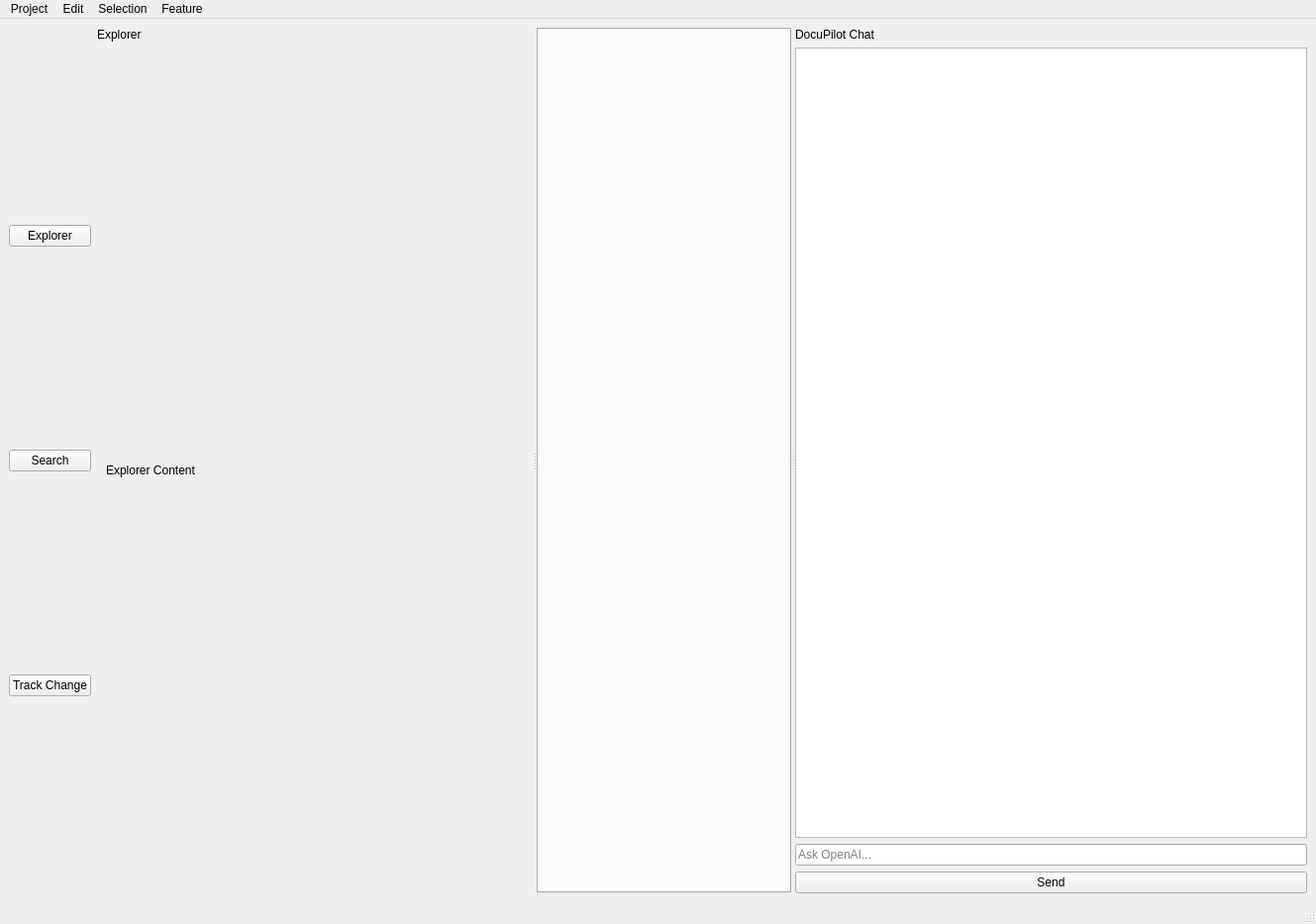
<?xml version="1.0" encoding="UTF-8"?>
<ui version="4.0">
 <class>MainWindow</class>
 <widget class="QMainWindow" name="MainWindow">
  <property name="geometry">
   <rect>
    <x>0</x>
    <y>0</y>
    <width>1329</width>
    <height>933</height>
   </rect>
  </property>
  <property name="windowTitle">
   <string>MainWindow</string>
  </property>
  <widget class="QWidget" name="centralwidget">
   <layout class="QVBoxLayout" name="centralLayout">
    <item>
     <widget class="QSplitter" name="mainSplitter">
      <property name="orientation">
       <enum>Qt::Horizontal</enum>
      </property>
      <widget class="QWidget" name="leftPanel">
       <layout class="QHBoxLayout" name="leftLayout">
        <item>
         <layout class="QVBoxLayout" name="buttonLayout">
          <item>
           <widget class="QPushButton" name="ExplorerButtonVMenu">
            <property name="text">
             <string>Explorer</string>
            </property>
           </widget>
          </item>
          <item>
           <widget class="QPushButton" name="SearchButtonVMenu">
            <property name="text">
             <string>Search</string>
            </property>
           </widget>
          </item>
          <item>
           <widget class="QPushButton" name="TrackChangeVMenu">
            <property name="text">
             <string>Track Change</string>
            </property>
           </widget>
          </item>
         </layout>
        </item>
        <item>
         <layout class="QVBoxLayout" name="dynamicContentLayout">
          <item>
           <widget class="QLabel" name="ContextLabel">
            <property name="text">
             <string>Explorer</string>
            </property>
           </widget>
          </item>
          <item>
           <widget class="QStackedWidget" name="ContextStack">
            <widget class="QWidget" name="ExplorerPage">
             <layout class="QVBoxLayout" name="ExplorerLayout">
              <item>
               <widget class="QLabel" name="ExplorerContent">
                <property name="text">
                 <string>Explorer Content</string>
                </property>
               </widget>
              </item>
             </layout>
            </widget>
            <widget class="QWidget" name="SearchPage">
             <layout class="QVBoxLayout" name="SearchLayout">
              <item>
               <widget class="QLabel" name="SearchContent">
                <property name="text">
                 <string>Search and Replace Content</string>
                </property>
               </widget>
              </item>
              <item>
               <widget class="QLineEdit" name="SearchInput">
                <property name="placeholderText">
                 <string>Search...</string>
                </property>
               </widget>
              </item>
              <item>
               <widget class="QLineEdit" name="ReplaceInput">
                <property name="placeholderText">
                 <string>Replace...</string>
                </property>
               </widget>
              </item>
              <item>
               <widget class="QPushButton" name="ReplaceButton">
                <property name="text">
                 <string>Replace</string>
                </property>
               </widget>
              </item>
             </layout>
            </widget>
           </widget>
          </item>
         </layout>
        </item>
       </layout>
      </widget>
      <widget class="QWidget" name="editorPanel">
       <layout class="QVBoxLayout" name="editorLayout">
        <item>
         <widget class="QTabWidget" name="editorTabWidget"/>
        </item>
       </layout>
      </widget>
      <widget class="QWidget" name="chatPanel">
       <layout class="QVBoxLayout" name="chatLayout">
        <item>
         <widget class="QLabel" name="ChatLabel">
          <property name="text">
           <string>DocuPilot Chat</string>
          </property>
         </widget>
        </item>
        <item>
         <widget class="QTextEdit" name="ChatResponse">
          <property name="readOnly">
           <bool>true</bool>
          </property>
         </widget>
        </item>
        <item>
         <widget class="QLineEdit" name="ChatInput">
          <property name="placeholderText">
           <string>Ask OpenAI...</string>
          </property>
         </widget>
        </item>
        <item>
         <widget class="QPushButton" name="ChatSendButton">
          <property name="text">
           <string>Send</string>
          </property>
         </widget>
        </item>
       </layout>
      </widget>
     </widget>
    </item>
   </layout>
  </widget>
  <widget class="QMenuBar" name="menubar">
   <property name="geometry">
    <rect>
     <x>0</x>
     <y>0</y>
     <width>1329</width>
     <height>18</height>
    </rect>
   </property>
   <widget class="QMenu" name="menuProject">
    <property name="title">
     <string>Project</string>
    </property>
    <addaction name="separator"/>
    <addaction name="actionNew_Project"/>
    <addaction name="actionOpen"/>
    <addaction name="actionProject_setup"/>
   </widget>
   <widget class="QMenu" name="menuEdit">
    <property name="title">
     <string>Edit</string>
    </property>
   </widget>
   <widget class="QMenu" name="menuSelection">
    <property name="title">
     <string>Selection</string>
    </property>
   </widget>
   <widget class="QMenu" name="menuFeay_ture">
    <property name="title">
     <string>Feature</string>
    </property>
    <widget class="QMenu" name="menuAdd_Data">
     <property name="title">
      <string>Add Data</string>
     </property>
     <addaction name="actionMA"/>
     <addaction name="actionLOR"/>
     <addaction name="actionSection3"/>
     <addaction name="actionSection4"/>
    </widget>
    <addaction name="menuAdd_Data"/>
    <addaction name="actionTrain_Data"/>
   </widget>
   <addaction name="menuProject"/>
   <addaction name="menuEdit"/>
   <addaction name="menuSelection"/>
   <addaction name="menuFeay_ture"/>
  </widget>
  <widget class="QStatusBar" name="statusbar"/>
  <action name="actionNew_Project">
   <property name="text">
    <string>New Project</string>
   </property>
  </action>
  <action name="actionOpen">
   <property name="text">
    <string>Open</string>
   </property>
  </action>
  <action name="actionProject_setup">
   <property name="text">
    <string>Project setup</string>
   </property>
  </action>
  <action name="actionMA">
   <property name="text">
    <string>MA</string>
   </property>
  </action>
  <action name="actionLOR">
   <property name="text">
    <string>LOR</string>
   </property>
  </action>
  <action name="actionSection3">
   <property name="text">
    <string>Section3</string>
   </property>
  </action>
  <action name="actionSection4">
   <property name="text">
    <string>Section4</string>
   </property>
  </action>
  <action name="actionTrain_Data">
   <property name="text">
    <string>Train Data</string>
   </property>
  </action>
 </widget>
 <resources/>
 <connections/>
</ui>
